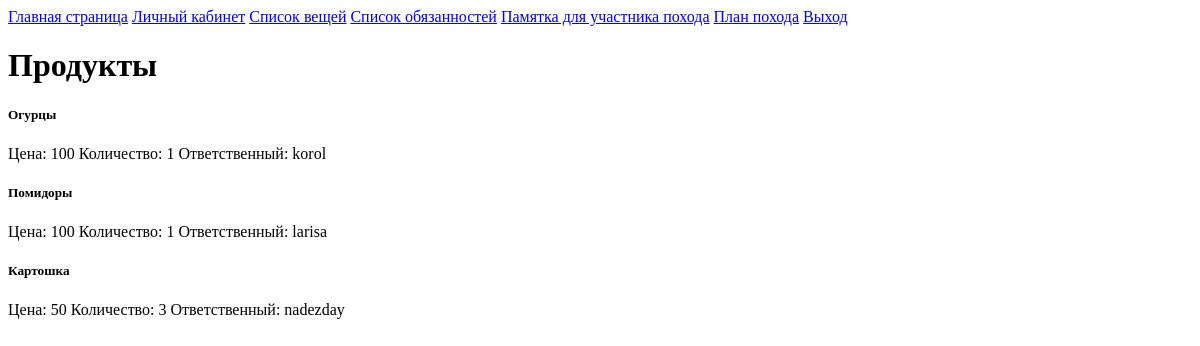
Before: /objects_list/food (signed in) with the older database file.
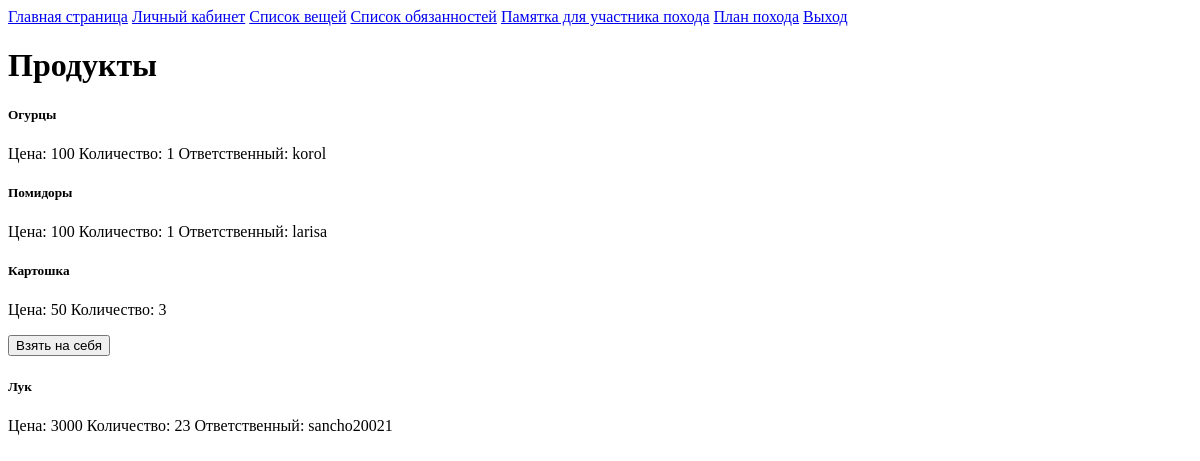
After: the same page with the newer database file.
### App/models.py (models this page shows)
class Thing(models.Model):
    name = models.CharField(max_length=255)
    type = models.CharField(max_length=255)
    price = models.IntegerField()
    keeper = models.ForeignKey(User, on_delete=models.CASCADE, default=None, blank=True, null=True)
    kol = models.IntegerField(default=0)

### App/views.py (the view, shortened to what this page needs)
# urls.py: path('objects_list/<str:type>', objects_list),
def objects_list(request, type):
    if request.user.is_authenticated:
        if request.method == 'GET':
            is_moder = False
            if request.user.groups.filter(name='moders').exists():
                is_moder = True
            things = Thing.objects.filter(type=type)
            return render(request, 'objects_list.html', {'things': things, 'type': type, 'is_moder': is_moder})
    else:
        return redirect('/login_page')

### App/templates/objects_list.html (shortened to what this page needs)
<!DOCTYPE html>
<html lang="en">
<head>
</head>
<body>
<a href="/home_page">Главная страница</a>
<a href="/user_cab">Личный кабинет</a>
<a href="/objects_list/nofood">Список вещей</a>
<a href="/duties_list">Список обязанностей</a>
<a href="/reference">Памятка для участника похода</a>
<a href="/plan">План похода</a>
<a href="/logout_page">Выход</a>
{% if type == 'food' %}
<h1>Продукты</h1>
{% endif %}
{% for thing in things %}
    <form method="POST">
        <h5>{{thing.name}} </h5>
        <p>Цена: {{thing.price}} Количество: {{thing.kol}} {% if thing.keeper != None %} Ответственный:
            {{thing.keeper}} {% endif %}
        </p>
        {% if thing.keeper == None %}
            <input type="submit" name="take" value="Взять на себя">
        {% endif %}
    </form>
{% endfor %}
</body>
</html>

Changed rows visible on the page:
changed Thing "Картошка": take (not shown) → "Взять на себя"; keeper "nadezday" → (not shown)
added Thing: name "Лук", price "3000", kol "23", keeper "sancho20021"
